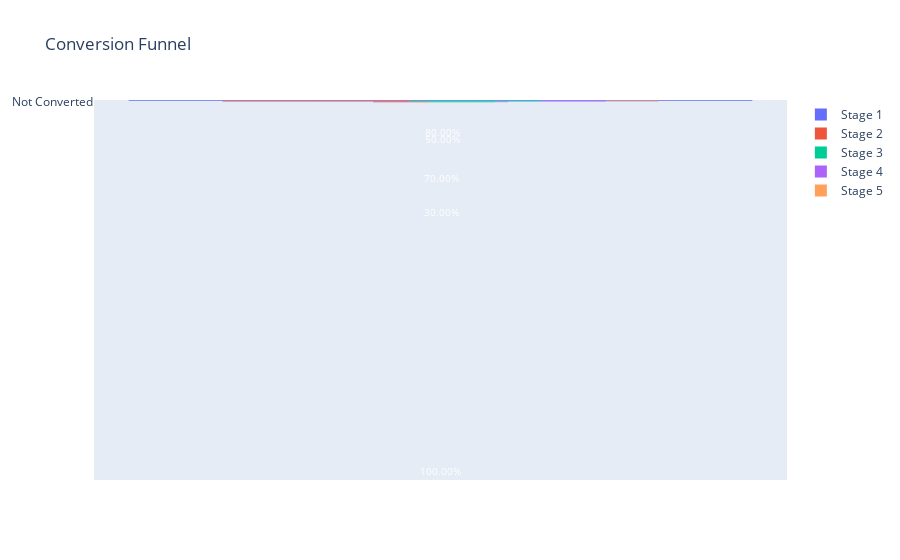

Notebook code for this chart:
### Code cell


### Figure 1 — Plotly figure (JSON) as saved in the notebook; plotly's stock layout.template omitted (floating-point values rounded to 4 significant figures)
{"data": [{"name": "Stage 1", "textinfo": "value+percent previous", "type": "funnel", "x": [1000, 700], "y": ["Visits"]}, {"name": "Stage 2", "textinfo": "value+percent previous", "type": "funnel", "x": [300, 90], "y": ["Converted", "Not Converted"]}, {"name": "Stage 3", "textinfo": "value+percent previous", "type": "funnel", "x": [210, 105], "y": ["Converted", "Not Converted"]}, {"name": "Stage 4", "textinfo": "value+percent previous", "type": "funnel", "x": [105, 21], "y": ["Converted", "Not Converted"]}, {"name": "Stage 5", "textinfo": "value+percent previous", "type": "funnel", "x": [84], "y": ["Converted", "Not Converted"]}], "layout": {"annotations": [{"font": {"color": "white", "size": 10}, "showarrow": false, "text": "100.00%", "x": 0, "y": 500}, {"font": {"color": "white", "size": 10}, "showarrow": false, "text": "30.00%", "x": 1, "y": 150}, {"font": {"color": "white", "size": 10}, "showarrow": false, "text": "70.00%", "x": 2, "y": 105}, {"font": {"color": "white", "size": 10}, "showarrow": false, "text": "50.00%", "x": 3, "y": 52.5}, {"font": {"color": "white", "size": 10}, "showarrow": false, "text": "80.00%", "x": 4, "y": 42}], "autosize": true, "showlegend": true, "title": {"text": "Conversion Funnel"}, "xaxis": {"autorange": true, "range": [-555.6, 555.6], "type": "linear"}, "yaxis": {"autorange": true, "range": [523.3, -0.5], "type": "category"}}}
